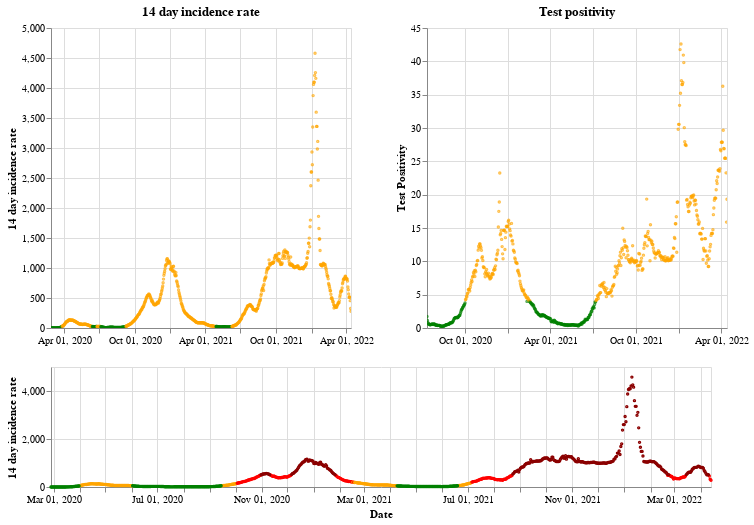

Notebook cell for this chart:
### Markdown cell above
## Wales

### Code cell
plot_traffic_light('Wales')

### Figure 1 — Vega-Lite specification as saved in the notebook (floating-point values rounded to 4 significant figures; data arrays with more than 128 entries replaced by an {"elided": "..."} marker saying what was removed)
{"config": {"view": {"continuousWidth": 400, "continuousHeight": 300}}, "vconcat": [{"hconcat": [{"mark": {"type": "point", "size": 2}, "encoding": {"color": {"condition": {"value": "green", "test": "(datum.twoWeeklyCasesRate <= 25)"}, "value": "orange"}, "tooltip": [{"type": "nominal", "field": "areaName"}, {"type": "temporal", "field": "date"}, {"type": "quantitative", "field": "twoWeeklyCasesRate"}, {"type": "quantitative", "field": "testPositivity"}], "x": {"type": "temporal", "axis": {"title": ""}, "field": "date", "scale": {"domain": {"selection": "DateBrush"}}, "timeUnit": "yearmonthdate"}, "y": {"type": "quantitative", "axis": {"title": "14 day incidence rate"}, "field": "twoWeeklyCasesRate"}}, "title": "14 day incidence rate", "width": 300}, {"mark": {"type": "point", "size": 2}, "encoding": {"color": {"condition": {"value": "green", "test": "(datum.testPositivity <= 4)"}, "value": "orange"}, "tooltip": [{"type": "nominal", "field": "areaName"}, {"type": "temporal", "field": "date"}, {"type": "quantitative", "field": "twoWeeklyCasesRate"}, {"type": "quantitative", "field": "testPositivity"}], "x": {"type": "temporal", "axis": {"title": ""}, "field": "date", "scale": {"domain": {"selection": "DateBrush"}}, "timeUnit": "yearmonthdate"}, "y": {"type": "quantitative", "axis": {"title": "Test Positivity"}, "field": "testPositivity"}}, "title": "Test positivity", "width": 300}]}, {"layer": [{"mark": {"type": "point", "size": 2}, "encoding": {"color": {"condition": {"value": "orange", "test": "(((datum.testPositivity < 4) && (datum.twoWeeklyCasesRate >= 50)) && (datum.twoWeeklyCasesRate < 200))"}, "value": "red"}, "opacity": {"condition": {"value": 1, "test": "((datum.twoWeeklyCasesRate >= 50) && (datum.twoWeeklyCasesRate < 500))"}, "value": 0}, "tooltip": [{"type": "nominal", "field": "areaName"}, {"type": "temporal", "field": "date"}, {"type": "quantitative", "field": "twoWeeklyCasesRate"}, {"type": "quantitative", "field": "testPositivity"}], "x": {"type": "temporal", "axis": {"title": "Date"}, "field": "date", "timeUnit": "yearmonthdate"}, "y": {"type": "quantitative", "axis": {"title": "14 day incidence rate"}, "field": "twoWeeklyCasesRate"}}, "selection": {"DateBrush": {"type": "interval", "encodings": ["x"], "fields": ["Time"]}}}, {"mark": {"type": "point", "size": 2}, "encoding": {"color": {"value": "darkred"}, "opacity": {"condition": {"value": 1, "test": "(datum.twoWeeklyCasesRate >= 500)"}, "value": 0}, "tooltip": [{"type": "nominal", "field": "areaName"}, {"type": "temporal", "field": "date"}, {"type": "quantitative", "field": "twoWeeklyCasesRate"}, {"type": "quantitative", "field": "testPositivity"}], "x": {"type": "temporal", "axis": {"title": "Date"}, "field": "date", "timeUnit": "yearmonthdate"}, "y": {"type": "quantitative", "axis": {"title": "14 day incidence rate"}, "field": "twoWeeklyCasesRate"}}}, {"mark": {"type": "point", "size": 2}, "encoding": {"color": {"condition": {"value": "green", "test": "((datum.testPositivity < 4) && (datum.twoWeeklyCasesRate < 50))"}, "value": "orange"}, "opacity": {"condition": {"value": 1, "test": "(datum.twoWeeklyCasesRate < 50)"}, "value": 0}, "tooltip": [{"type": "nominal", "field": "areaName"}, {"type": "temporal", "field": "date"}, {"type": "quantitative", "field": "twoWeeklyCasesRate"}, {"type": "quantitative", "field": "testPositivity"}], "x": {"type": "temporal", "axis": {"title": "Date"}, "field": "date", "timeUnit": "yearmonthdate"}, "y": {"type": "quantitative", "axis": {"title": "14 day incidence rate"}, "field": "twoWeeklyCasesRate"}}}], "height": 120, "width": 660}], "data": {"name": "data-72292ab7616ca80eae4dd518d547550e"}, "$schema": "https://vega.github.io/schema/vega-lite/v4.8.1.json", "datasets": {"data-72292ab7616ca80eae4dd518d547550e": {"elided": "777 records"}}}
